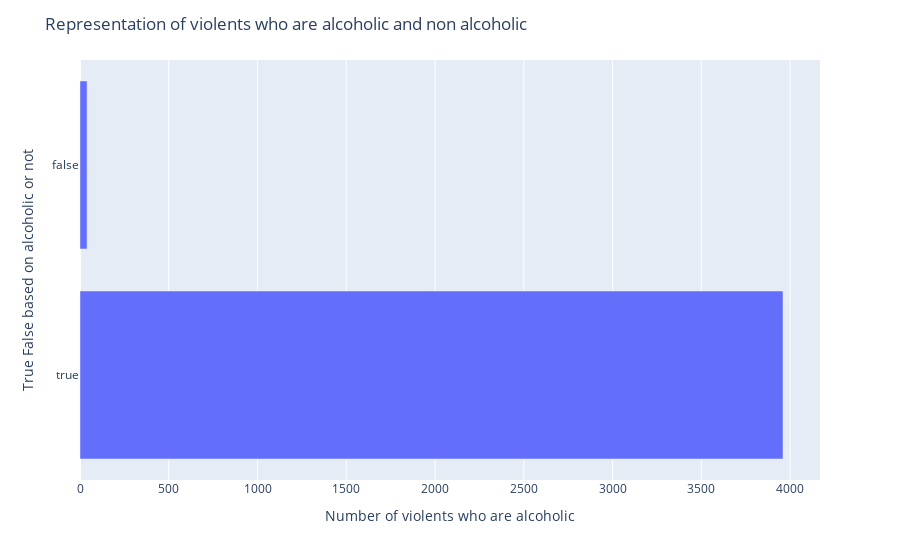

The cell this chart's notebook holds for it:
### Code cell
df_1=df.Alcoholic.value_counts().reset_index()
df_1.columns=["Alcoholic","count"]
import plotly_express as px 
set_fig=px.bar(df_1,x="count",y="Alcoholic")
set_fig.update_layout(xaxis_title="Number of violents who are alcoholic",yaxis_title="True False based on alcoholic or not",title="Representation of violents who are alcoholic and non alcoholic")
set_fig.show()

### Figure 1 — Plotly figure (JSON) as saved in the notebook; plotly's stock layout.template omitted (floating-point values rounded to 4 significant figures)
{"data": [{"hovertemplate": "count=%{x}<br>Alcoholic=%{y}<extra></extra>", "legendgroup": "", "marker": {"color": "#636efa", "pattern": {"shape": ""}}, "name": "", "orientation": "h", "showlegend": false, "textposition": "auto", "type": "bar", "x": [3960, 40], "xaxis": "x", "y": [true, false], "yaxis": "y"}], "layout": {"barmode": "relative", "legend": {"tracegroupgap": 0}, "margin": {"t": 60}, "title": {"text": "Representation of violents who are alcoholic and non alcoholic"}, "xaxis": {"anchor": "y", "domain": [0, 1], "title": {"text": "Number of violents who are alcoholic"}}, "yaxis": {"anchor": "x", "domain": [0, 1], "title": {"text": "True False based on alcoholic or not"}}}}
